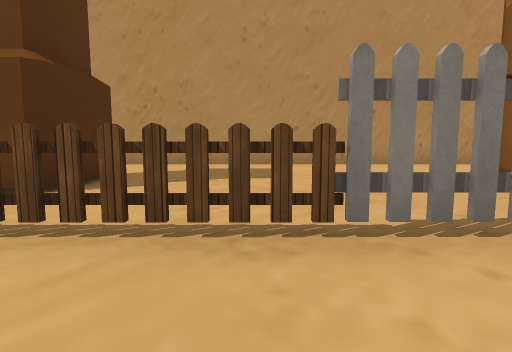
[1] (above)

22 first-person views from a walk through a scene from a Unity 3-D project. The camera is 1.5 m above the floor, tilts 6° down and sees 80° across. Doors are open. The floor is counted in squares, 2 m on a side. Each view is taken from the middle of a square. On the plan, view 1 faces up. The plan holds only what a view shows up to about 10 squares ahead; the rest is blank. The place goes on beyond the plan. The player is left out. Some animated figures are left out. Some surface patterns are stand-ins.

[2]
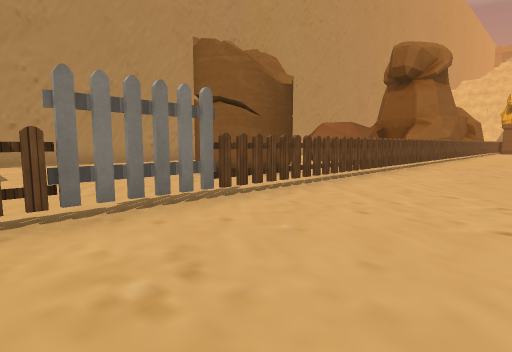

[3]
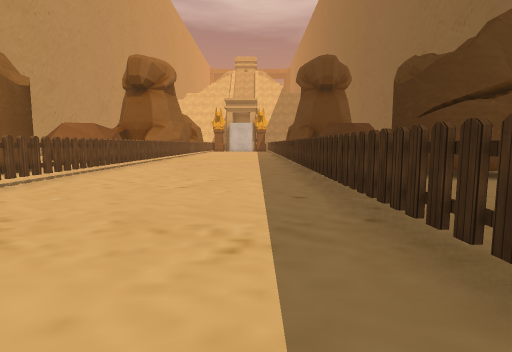

[4]
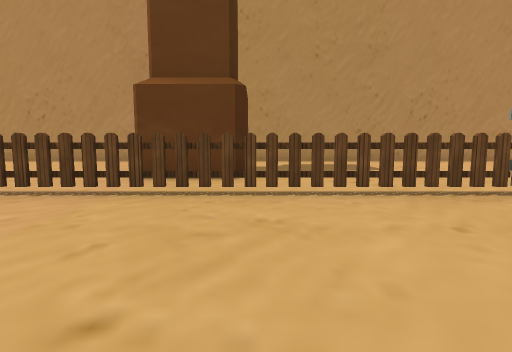

[5]
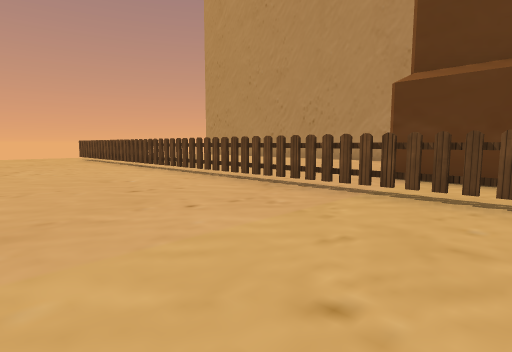

[6]
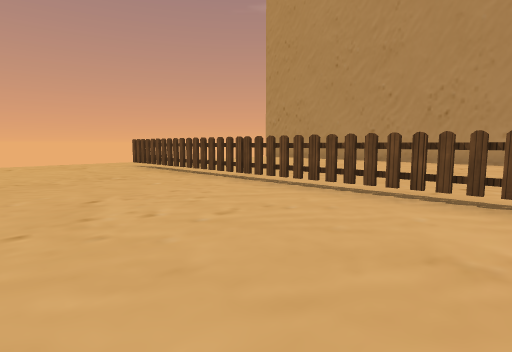

[7]
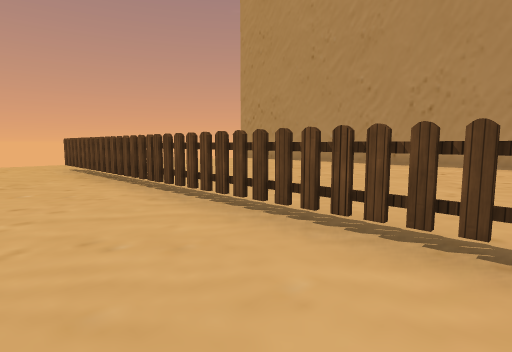

[8]
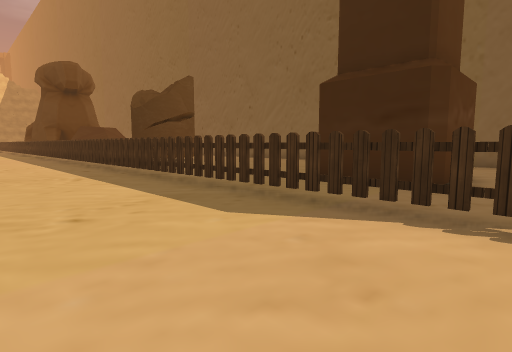

[9]
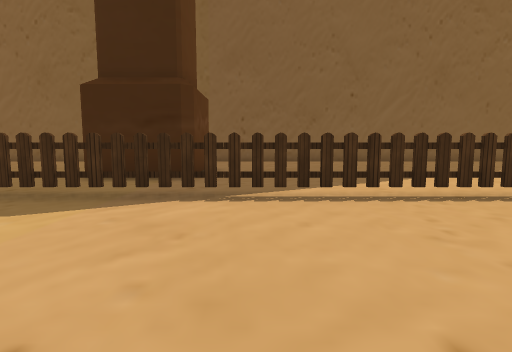

[10]
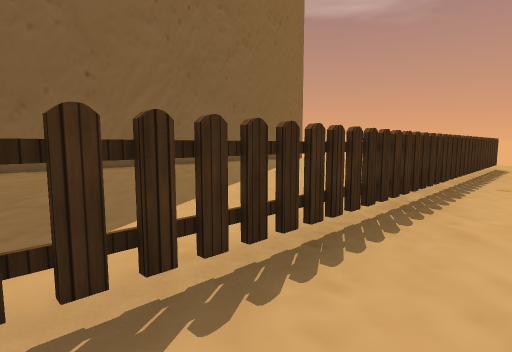

[11]
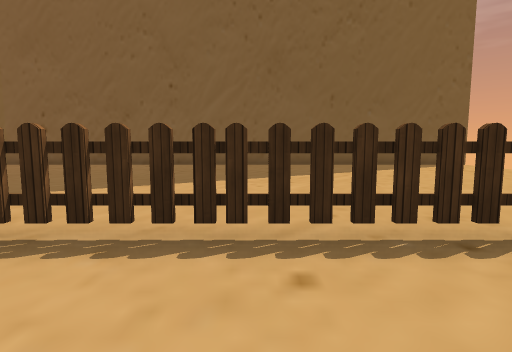

[12]
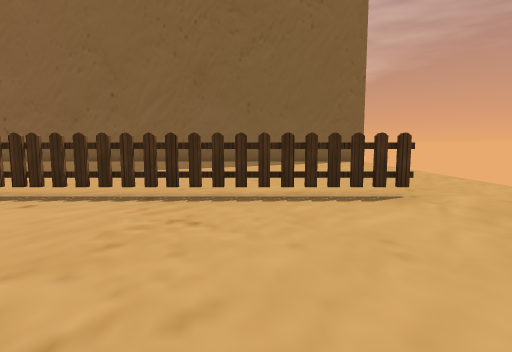

[13]
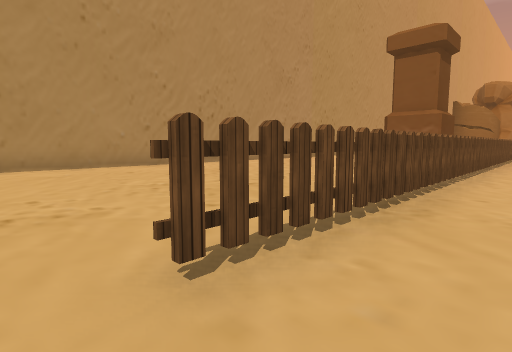

[14]
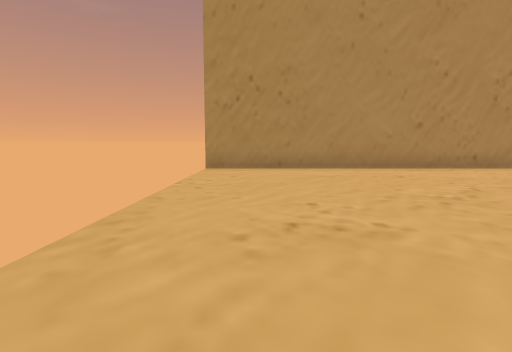

[15]
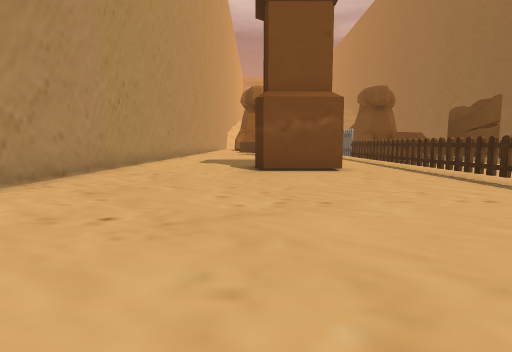

[16]
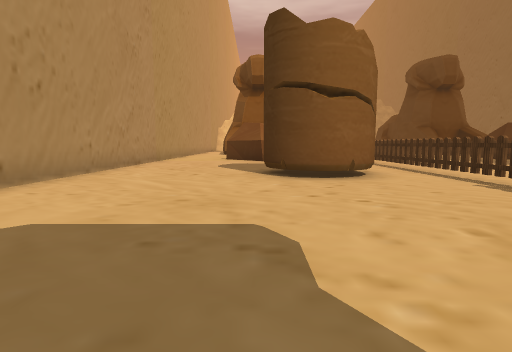

[17]
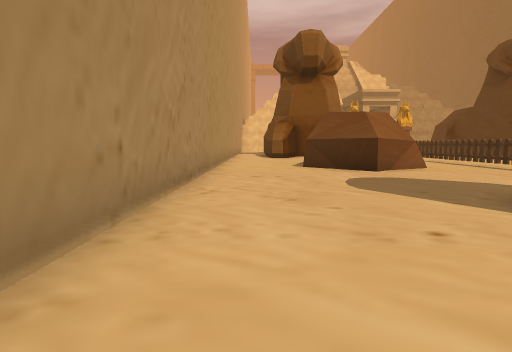

[18]
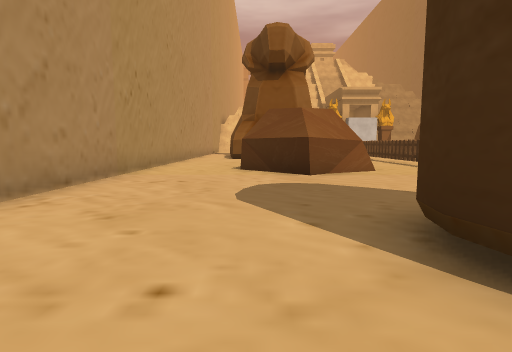

[19]
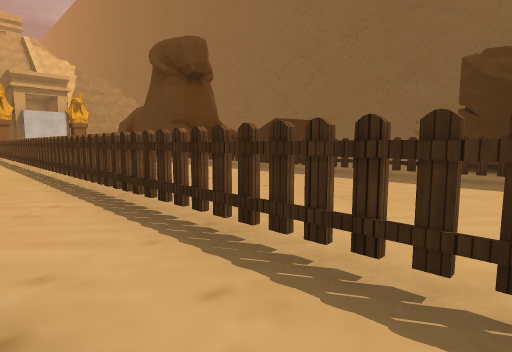

[20]
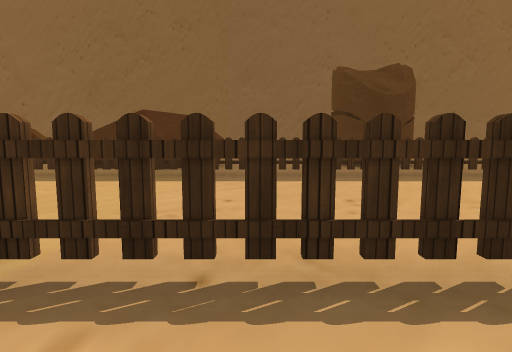

[21]
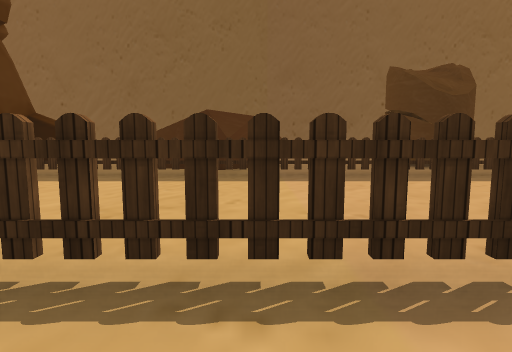

[22]
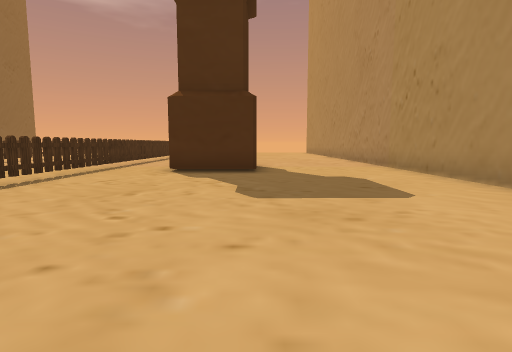

### Floor plan
Key: @ floor where view 1 was taken; # wall or solid block; x gap in a wall; . floor; F fence; O other object.
Columns run from 22 left of view 1 to 14 right of it. Each row starts with its distance up from view 1.
 12 #####################################
 11 #....................................
 10  ....................................
  9  ....................................
  8  ..................................#
  7  ................##...............##
  6  ................##........OOO....##
  5  ................##........OOO.....#
  4  ...........................O........
  3  ....................................
  2  ..FFFFFFFFFFFFFFFFFFFFxxFFFFFFFFFFFF
  1  ....................................
  0  .....................@..............
 -1  ....................................
 -2   ...................................
 -3  ..FFFFFFFFFFFFFFFFFFFFFFFFFFFFFFFFFF
 -4  ....................................
 -5  ..................................##
 -6  ................##..    ..OOO..
 -7  ................#  ...   .O O
 -8  ................   ...    OOO
 -9  ................
-10  .................
-11     .. .......  ..
-12           ####  ##

Where each view was taken, in squares from view 1:
view 1: 0 up, 0 right, facing up
view 2: 1 down, 0 right, facing up-right
view 3: 2 down, 2 left, facing right
view 4: 2 down, 3 left, facing up
view 5: 2 down, 3 left, facing up-left
view 6: 2 down, 9 left, facing up-left
view 7: 0 up, 9 left, facing up-left
view 8: 0 up, 7 left, facing down-right
view 9: 1 up, 7 left, facing down
view 10: 2 down, 8 left, facing down-left
view 11: 1 down, 14 left, facing down
view 12: 1 up, 17 left, facing down
view 13: 1 up, 20 left, facing up-right
view 14: 2 up, 20 left, facing up
view 15: 7 up, 14 left, facing right
view 16: 7 up, 2 left, facing right
view 17: 10 up, 3 right, facing right
view 18: 8 up, 4 right, facing right
view 19: 4 up, 5 right, facing down-right
view 20: 4 up, 10 right, facing down
view 21: 4 up, 12 right, facing down
view 22: 7 up, 5 right, facing left
